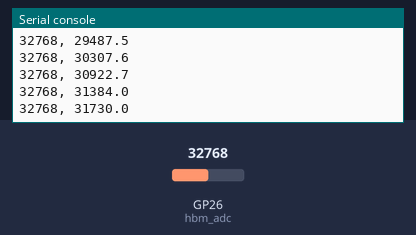
Bench run of a program on a simulated Raspberry Pi Pico running CircuitPython. Shown: the last lines printed to the serial console. Inputs (shaded band) come from the test bench; at power-on: GP26 (hbm_adc) = 32768 (analog values on the 0–65535 scale).

Above: at 1.2 s.
1.3 s: GP26 (hbm_adc) set to 45874
At 1.31 s:
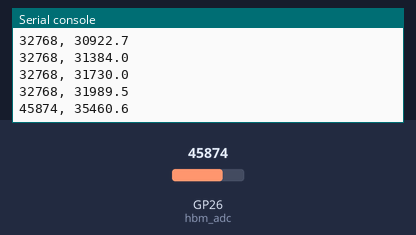
2.8 s: GP26 (hbm_adc) set to 57670
At 2.81 s:
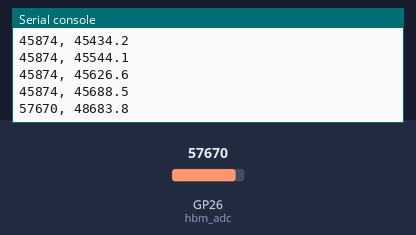
Timing chart, 0 to 5.8 s (numbered marks = the images above; inputs shaded):
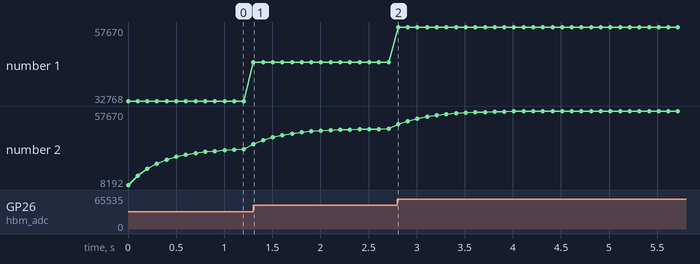

The program:

heartbeat.py
```python
'''
Reading an analog heartbeat sensor

Basic heartbeat sensors use a green LED combined with a light sensor to read pulse
information through skin. This devices are very simple, outputing a value using an
analog signal.

To read the sensor, we can connect it to pin on a microcontroller that is capable
of reading analog values and turning them into digital values (an Analog-Digital
Convertor or ADC).

This code was written with the Rasperry Pi Pico in mind, but could be easily
adapted to other CircuitPython-compatible devices.
'''

# the board pin definitions, so we know what pins we have
import board
# time functions
import time

# analog pin reading module
from analogio import AnalogIn

# set up some constants and variables that we'll use later
DELAY_INTERVAL = 0.1 # when used with time.sleep, this is 1/10 of a second, or 10hz
ALPHA = 0.75

# set up the sensor pin for reading the heartbeat monitor
hbm_adc = AnalogIn(board.GP26)

previous = 0.0

# create an infinite runtime loop, where we'll read the sensor data and act on it
while True:
    #get the value from the hbm
    raw = hbm_adc.value
    # process the value
    processed = ALPHA * previous + (1 - ALPHA) * raw

    # print out the values
    print(f"{raw}, {processed}")
    # set the value to use for the next iteration of the loop
    previous = processed

    # wait for a bit before starting the loop again
    time.sleep(DELAY_INTERVAL)
```

Measured:
- after the input at 1.3 s, the serial console: prints a new line at once (image 1)
- after the input at 2.8 s, the serial console: prints a new line at once (image 2)
- plotted number 1: 32768 → 45874 after the input at 1.3 s, 45874 → 57670 after the input at 2.8 s
- plotted number 2: 31989.5 → 45688.5 after the input at 1.3 s, 45688.5 → 57670 after the input at 2.8 s
